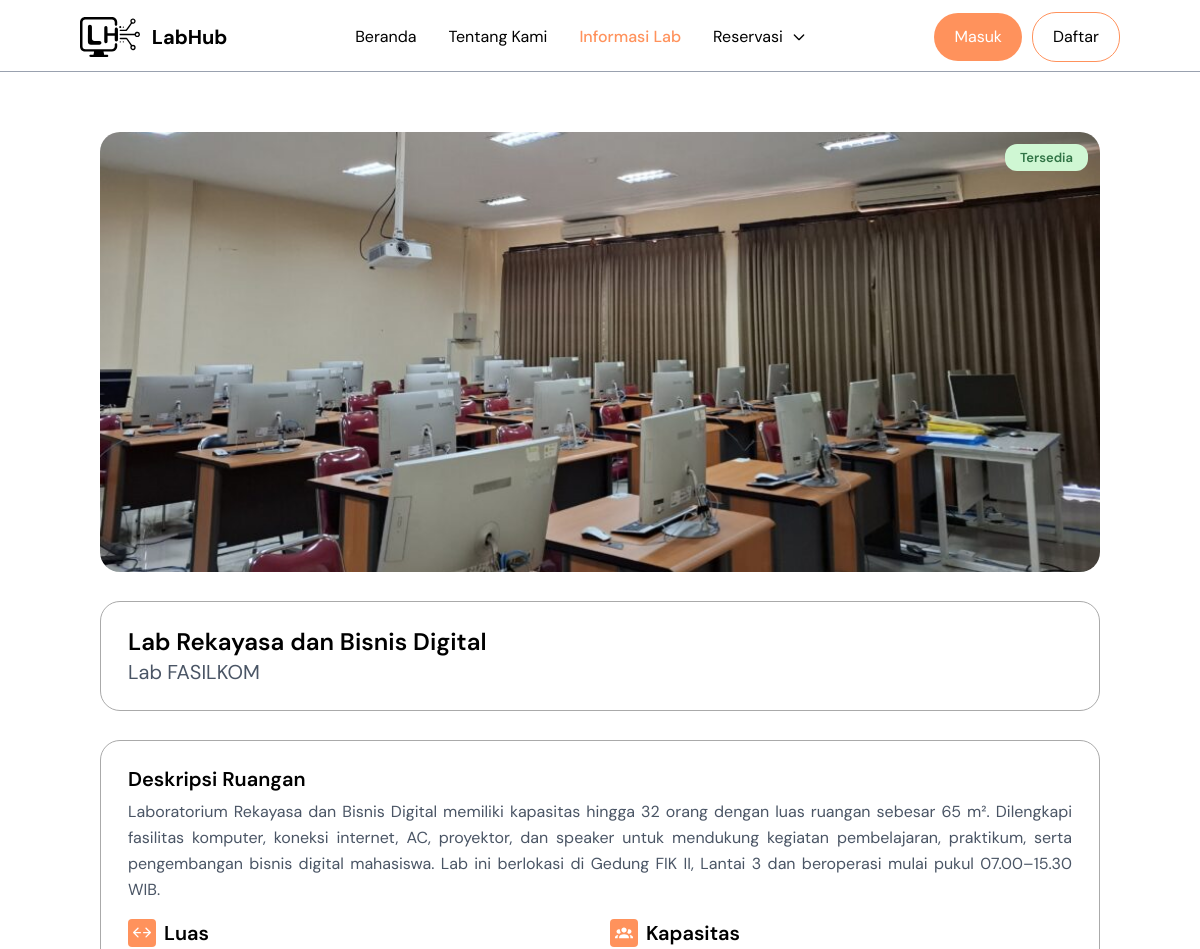
The app's page /index.php?page=detail_lab&lab=lab-rekayasa-dan-bisnis-digital (upper part), older data.
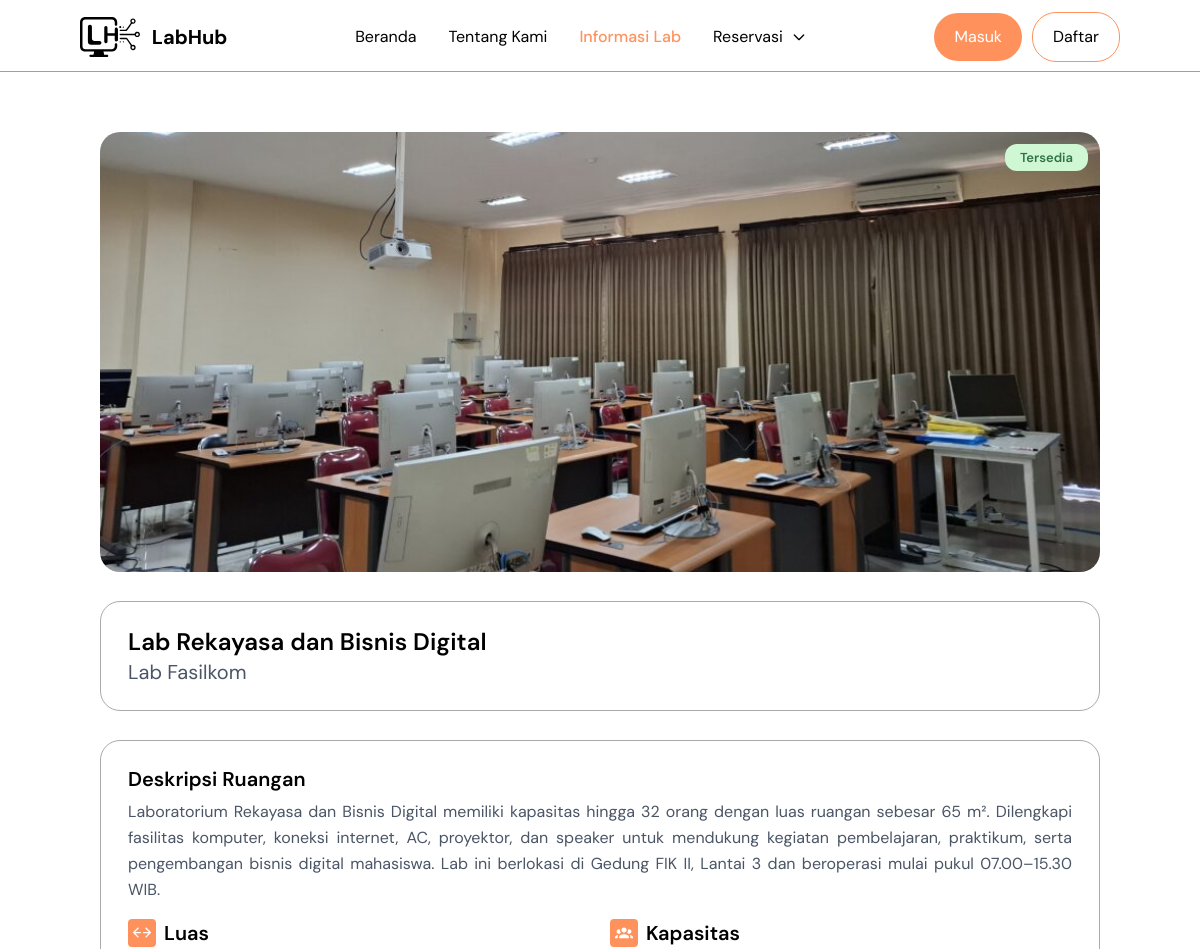
The same page, newer data.
### tables this page shows
CREATE TABLE `labs` (
  `id` int NOT NULL,
  `nama_lab` varchar(100) NOT NULL,
  `kode_lab` varchar(10) NOT NULL,
  `kategori` varchar(100) DEFAULT NULL,
  `lokasi` varchar(100) DEFAULT NULL,
  `luas` int DEFAULT NULL,
  `kapasitas` int DEFAULT '0',
  `fasilitas` text,
  `deskripsi` text,
  `gambar` varchar(255) DEFAULT NULL,
  `jam_buka` time NOT NULL,
  `jam_tutup` time NOT NULL,
  `status` enum('Tersedia','Perbaikan','Non-aktif') DEFAULT 'Tersedia',
  `created_at` timestamp NULL DEFAULT CURRENT_TIMESTAMP,
  `slug` varchar(255) DEFAULT NULL
);

### pages/detail_lab.php (the view, shortened to what this page needs)
<?php
include __DIR__ . "/../config/config.php";
$slug =
    $_GET['lab'] ?? '';
$stmt = mysqli_prepare(
    $conn,
    "SELECT *
    FROM labs
    WHERE slug = ?"
);
mysqli_stmt_bind_param(
    $stmt,
    "s",
    $slug
);
mysqli_stmt_execute($stmt);
$result =
    mysqli_stmt_get_result(
        $stmt
    );
$lab =
    mysqli_fetch_assoc(
        $result
    );
?>
<section class="
        py-15
        mt-18
        px-5 sm:px-15 md:px-25
    ">
    <div class="flex flex-col gap-5 md:gap-7.25">
        <div class="relative">
            <img src="<?= $lab['gambar']; ?>" alt="<?= $lab['nama_lab']; ?>" class="
                    w-full
                    md:h-110
                    h-50
                    object-cover
                    rounded-[20px]
                ">
            <span class="
absolute top-3 right-3 px-3.75 py-1.25 font-semibold text-xs md:text-[13px] rounded-xl text-center
                        <?=
                            $lab['status'] == 'Tersedia'
                            ?
                            'bg-[#CFF7D3] text-[#307445]'
                            :
                            (
                                $lab['status'] == 'Perbaikan'
                                ?
                                'bg-[#FFF1C2] text-[#BF6A02]'
                                :
                                'bg-[#FDD3D0] text-[#EE3835]'
                            )
                            ?>
                    ">
                <?= $lab['status']; ?>
            </span>
        </div>
        <div class="
                    flex flex-col
                    border
                    border-[#AAAAAA]
                    rounded-[20px]
                    px-4
                    md:px-6.75
                    py-3.75
                    md:py-6
                ">
            <h1 class=" text-xl
                        md:text-2xl
                        font-semibold
                    ">
                <?= $lab['nama_lab']; ?>
            </h1>
            <p class=" text-lg
                        md:text-xl
                        text-gray-600
                    ">
                <?= $lab['kategori']; ?>
            </p>
        </div>
        <div class="md:border
                    md:border-[#AAAAAA]
                    rounded-[20px]
                    px-4
                    md:px-6.75
                    py-6
                    gap-4
                    flex flex-col
                    ">
            <div class="
                    flex flex-col
                    gap-1.5
                ">
                <h2 class="
                md:text-xl
                text-lg
                        font-semibold
                    ">
                    Deskripsi Ruangan
                </h2>
                <p class="
                        text-base
                        text-gray-600
                        leading-relaxed
                        text-justify
                    ">
                    <?= $lab['deskripsi']; ?>
                </p>
            </div>
            <div class="
                    grid
                    grid-cols-1
                    md:grid-cols-2
                    gap-5
                ">
                <div>
                    <div class="flex flex-row gap-2 items-center">
                        <h3 class="
                            font-semibold
                            text-xl
                        ">
                            Luas
                        </h3>
                    </div>
                </div>
                <div>
                    <div class="flex flex-row gap-2 items-center">
                        <h3 class="
                            font-semibold
                            text-xl
                        ">
                            Kapasitas
                        </h3>
                    </div>
                </div>
            </div>
        </div>
    </div>
</section>

Row changes from the older to the newer data that the page shows:
changed labs "Lab Rekayasa dan Bisnis Digital": kategori "Lab FASILKOM" → "Lab Fasilkom"
